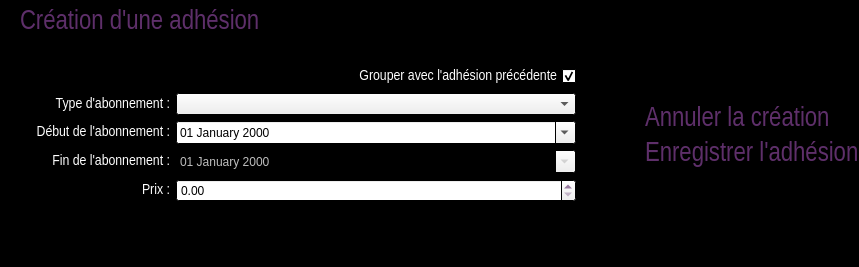
<?xml version="1.0" encoding="UTF-8"?>
<ui version="4.0">
 <class>CreateAdhesionClass</class>
 <widget class="QDialog" name="CreateAdhesionClass">
  <property name="geometry">
   <rect>
    <x>0</x>
    <y>0</y>
    <width>859</width>
    <height>267</height>
   </rect>
  </property>
  <property name="palette">
   <palette>
    <active>
     <colorrole role="WindowText">
      <brush brushstyle="SolidPattern">
       <color alpha="255">
        <red>94</red>
        <green>47</green>
        <blue>106</blue>
       </color>
      </brush>
     </colorrole>
     <colorrole role="Base">
      <brush brushstyle="SolidPattern">
       <color alpha="255">
        <red>255</red>
        <green>255</green>
        <blue>255</blue>
       </color>
      </brush>
     </colorrole>
     <colorrole role="Window">
      <brush brushstyle="SolidPattern">
       <color alpha="255">
        <red>0</red>
        <green>0</green>
        <blue>0</blue>
       </color>
      </brush>
     </colorrole>
    </active>
    <inactive>
     <colorrole role="WindowText">
      <brush brushstyle="SolidPattern">
       <color alpha="255">
        <red>94</red>
        <green>47</green>
        <blue>106</blue>
       </color>
      </brush>
     </colorrole>
     <colorrole role="Base">
      <brush brushstyle="SolidPattern">
       <color alpha="255">
        <red>255</red>
        <green>255</green>
        <blue>255</blue>
       </color>
      </brush>
     </colorrole>
     <colorrole role="Window">
      <brush brushstyle="SolidPattern">
       <color alpha="255">
        <red>0</red>
        <green>0</green>
        <blue>0</blue>
       </color>
      </brush>
     </colorrole>
    </inactive>
    <disabled>
     <colorrole role="WindowText">
      <brush brushstyle="SolidPattern">
       <color alpha="255">
        <red>120</red>
        <green>120</green>
        <blue>120</blue>
       </color>
      </brush>
     </colorrole>
     <colorrole role="Base">
      <brush brushstyle="SolidPattern">
       <color alpha="255">
        <red>0</red>
        <green>0</green>
        <blue>0</blue>
       </color>
      </brush>
     </colorrole>
     <colorrole role="Window">
      <brush brushstyle="SolidPattern">
       <color alpha="255">
        <red>0</red>
        <green>0</green>
        <blue>0</blue>
       </color>
      </brush>
     </colorrole>
    </disabled>
   </palette>
  </property>
  <property name="windowTitle">
   <string>Création d'une adhésion</string>
  </property>
  <property name="windowIcon">
   <iconset resource="pokersphere.qrc">
    <normaloff>:/img/Resources/sphere.ico</normaloff>:/img/Resources/sphere.ico</iconset>
  </property>
  <layout class="QHBoxLayout" name="horizontalLayout">
   <property name="spacing">
    <number>0</number>
   </property>
   <property name="leftMargin">
    <number>0</number>
   </property>
   <property name="topMargin">
    <number>0</number>
   </property>
   <property name="rightMargin">
    <number>0</number>
   </property>
   <item>
    <layout class="QVBoxLayout" name="verticalLayout_5">
     <property name="leftMargin">
      <number>20</number>
     </property>
     <property name="topMargin">
      <number>9</number>
     </property>
     <property name="rightMargin">
      <number>9</number>
     </property>
     <item>
      <widget class="QLabel" name="creationAdhesionLabel">
       <property name="font">
        <font>
         <family>Arial Narrow</family>
         <pointsize>20</pointsize>
        </font>
       </property>
       <property name="text">
        <string>Création d'une adhésion</string>
       </property>
      </widget>
     </item>
     <item>
      <layout class="QHBoxLayout" name="horizontalLayout_2">
       <property name="topMargin">
        <number>25</number>
       </property>
       <item>
        <widget class="QCheckBox" name="grouperAdhesionCheckBox">
         <property name="palette">
          <palette>
           <active>
            <colorrole role="WindowText">
             <brush brushstyle="SolidPattern">
              <color alpha="255">
               <red>255</red>
               <green>255</green>
               <blue>255</blue>
              </color>
             </brush>
            </colorrole>
           </active>
           <inactive>
            <colorrole role="WindowText">
             <brush brushstyle="SolidPattern">
              <color alpha="255">
               <red>255</red>
               <green>255</green>
               <blue>255</blue>
              </color>
             </brush>
            </colorrole>
           </inactive>
           <disabled>
            <colorrole role="WindowText">
             <brush brushstyle="SolidPattern">
              <color alpha="255">
               <red>120</red>
               <green>120</green>
               <blue>120</blue>
              </color>
             </brush>
            </colorrole>
           </disabled>
          </palette>
         </property>
         <property name="font">
          <font>
           <family>Arial Narrow</family>
           <pointsize>11</pointsize>
          </font>
         </property>
         <property name="layoutDirection">
          <enum>Qt::RightToLeft</enum>
         </property>
         <property name="text">
          <string>Grouper avec l'adhésion précédente</string>
         </property>
         <property name="checked">
          <bool>true</bool>
         </property>
        </widget>
       </item>
      </layout>
     </item>
     <item>
      <layout class="QHBoxLayout" name="horizontalLayout_3">
       <item>
        <widget class="QLabel" name="typeAbonnementLabel">
         <property name="minimumSize">
          <size>
           <width>150</width>
           <height>20</height>
          </size>
         </property>
         <property name="maximumSize">
          <size>
           <width>150</width>
           <height>20</height>
          </size>
         </property>
         <property name="palette">
          <palette>
           <active>
            <colorrole role="WindowText">
             <brush brushstyle="SolidPattern">
              <color alpha="255">
               <red>255</red>
               <green>255</green>
               <blue>255</blue>
              </color>
             </brush>
            </colorrole>
           </active>
           <inactive>
            <colorrole role="WindowText">
             <brush brushstyle="SolidPattern">
              <color alpha="255">
               <red>255</red>
               <green>255</green>
               <blue>255</blue>
              </color>
             </brush>
            </colorrole>
           </inactive>
           <disabled>
            <colorrole role="WindowText">
             <brush brushstyle="SolidPattern">
              <color alpha="255">
               <red>120</red>
               <green>120</green>
               <blue>120</blue>
              </color>
             </brush>
            </colorrole>
           </disabled>
          </palette>
         </property>
         <property name="font">
          <font>
           <family>Arial Narrow</family>
           <pointsize>11</pointsize>
          </font>
         </property>
         <property name="text">
          <string>Type d'abonnement :</string>
         </property>
         <property name="alignment">
          <set>Qt::AlignRight|Qt::AlignTrailing|Qt::AlignVCenter</set>
         </property>
        </widget>
       </item>
       <item>
        <widget class="QComboBox" name="typeAbonnementComboBox">
         <property name="minimumSize">
          <size>
           <width>400</width>
           <height>22</height>
          </size>
         </property>
        </widget>
       </item>
      </layout>
     </item>
     <item>
      <layout class="QHBoxLayout" name="horizontalLayout_5">
       <item>
        <widget class="QLabel" name="debutAbonnementLabel">
         <property name="minimumSize">
          <size>
           <width>150</width>
           <height>20</height>
          </size>
         </property>
         <property name="maximumSize">
          <size>
           <width>150</width>
           <height>20</height>
          </size>
         </property>
         <property name="palette">
          <palette>
           <active>
            <colorrole role="WindowText">
             <brush brushstyle="SolidPattern">
              <color alpha="255">
               <red>255</red>
               <green>255</green>
               <blue>255</blue>
              </color>
             </brush>
            </colorrole>
           </active>
           <inactive>
            <colorrole role="WindowText">
             <brush brushstyle="SolidPattern">
              <color alpha="255">
               <red>255</red>
               <green>255</green>
               <blue>255</blue>
              </color>
             </brush>
            </colorrole>
           </inactive>
           <disabled>
            <colorrole role="WindowText">
             <brush brushstyle="SolidPattern">
              <color alpha="255">
               <red>120</red>
               <green>120</green>
               <blue>120</blue>
              </color>
             </brush>
            </colorrole>
           </disabled>
          </palette>
         </property>
         <property name="font">
          <font>
           <family>Arial Narrow</family>
           <pointsize>11</pointsize>
          </font>
         </property>
         <property name="text">
          <string>Début de l'abonnement :</string>
         </property>
         <property name="alignment">
          <set>Qt::AlignRight|Qt::AlignTrailing|Qt::AlignVCenter</set>
         </property>
        </widget>
       </item>
       <item>
        <widget class="QDateEdit" name="debutAbonnementDateEdit">
         <property name="displayFormat">
          <string>dd MMMM yyyy</string>
         </property>
         <property name="calendarPopup">
          <bool>true</bool>
         </property>
        </widget>
       </item>
      </layout>
     </item>
     <item>
      <layout class="QHBoxLayout" name="horizontalLayout_13">
       <item>
        <widget class="QLabel" name="finAbonnementLabel">
         <property name="minimumSize">
          <size>
           <width>150</width>
           <height>20</height>
          </size>
         </property>
         <property name="maximumSize">
          <size>
           <width>150</width>
           <height>20</height>
          </size>
         </property>
         <property name="palette">
          <palette>
           <active>
            <colorrole role="WindowText">
             <brush brushstyle="SolidPattern">
              <color alpha="255">
               <red>255</red>
               <green>255</green>
               <blue>255</blue>
              </color>
             </brush>
            </colorrole>
           </active>
           <inactive>
            <colorrole role="WindowText">
             <brush brushstyle="SolidPattern">
              <color alpha="255">
               <red>255</red>
               <green>255</green>
               <blue>255</blue>
              </color>
             </brush>
            </colorrole>
           </inactive>
           <disabled>
            <colorrole role="WindowText">
             <brush brushstyle="SolidPattern">
              <color alpha="255">
               <red>120</red>
               <green>120</green>
               <blue>120</blue>
              </color>
             </brush>
            </colorrole>
           </disabled>
          </palette>
         </property>
         <property name="font">
          <font>
           <family>Arial Narrow</family>
           <pointsize>11</pointsize>
          </font>
         </property>
         <property name="text">
          <string>Fin de l'abonnement :</string>
         </property>
         <property name="alignment">
          <set>Qt::AlignRight|Qt::AlignTrailing|Qt::AlignVCenter</set>
         </property>
        </widget>
       </item>
       <item>
        <widget class="QDateEdit" name="finAbonnementDateEdit">
         <property name="enabled">
          <bool>false</bool>
         </property>
         <property name="minimumSize">
          <size>
           <width>200</width>
           <height>22</height>
          </size>
         </property>
         <property name="displayFormat">
          <string>dd MMMM yyyy</string>
         </property>
         <property name="calendarPopup">
          <bool>true</bool>
         </property>
        </widget>
       </item>
      </layout>
     </item>
     <item>
      <layout class="QHBoxLayout" name="horizontalLayout_4">
       <item>
        <widget class="QLabel" name="prixLabel">
         <property name="minimumSize">
          <size>
           <width>150</width>
           <height>20</height>
          </size>
         </property>
         <property name="maximumSize">
          <size>
           <width>150</width>
           <height>20</height>
          </size>
         </property>
         <property name="palette">
          <palette>
           <active>
            <colorrole role="WindowText">
             <brush brushstyle="SolidPattern">
              <color alpha="255">
               <red>255</red>
               <green>255</green>
               <blue>255</blue>
              </color>
             </brush>
            </colorrole>
           </active>
           <inactive>
            <colorrole role="WindowText">
             <brush brushstyle="SolidPattern">
              <color alpha="255">
               <red>255</red>
               <green>255</green>
               <blue>255</blue>
              </color>
             </brush>
            </colorrole>
           </inactive>
           <disabled>
            <colorrole role="WindowText">
             <brush brushstyle="SolidPattern">
              <color alpha="255">
               <red>120</red>
               <green>120</green>
               <blue>120</blue>
              </color>
             </brush>
            </colorrole>
           </disabled>
          </palette>
         </property>
         <property name="font">
          <font>
           <family>Arial Narrow</family>
           <pointsize>11</pointsize>
          </font>
         </property>
         <property name="text">
          <string>Prix :</string>
         </property>
         <property name="alignment">
          <set>Qt::AlignRight|Qt::AlignTrailing|Qt::AlignVCenter</set>
         </property>
        </widget>
       </item>
       <item>
        <widget class="QDoubleSpinBox" name="prixDoubleSpinBox">
         <property name="minimumSize">
          <size>
           <width>200</width>
           <height>22</height>
          </size>
         </property>
         <property name="maximum">
          <double>999.990000000000009</double>
         </property>
        </widget>
       </item>
      </layout>
     </item>
     <item>
      <spacer name="verticalSpacer_3">
       <property name="orientation">
        <enum>Qt::Vertical</enum>
       </property>
       <property name="sizeHint" stdset="0">
        <size>
         <width>20</width>
         <height>40</height>
        </size>
       </property>
      </spacer>
     </item>
    </layout>
   </item>
   <item>
    <spacer name="horizontalSpacer">
     <property name="orientation">
      <enum>Qt::Horizontal</enum>
     </property>
     <property name="sizeHint" stdset="0">
      <size>
       <width>40</width>
       <height>20</height>
      </size>
     </property>
    </spacer>
   </item>
   <item>
    <layout class="QVBoxLayout" name="verticalLayout_2">
     <property name="leftMargin">
      <number>9</number>
     </property>
     <item>
      <widget class="QLabel" name="logoLabel">
       <property name="maximumSize">
        <size>
         <width>256</width>
         <height>150</height>
        </size>
       </property>
       <property name="text">
        <string/>
       </property>
       <property name="pixmap">
        <pixmap resource="pokersphere.qrc">:/img/Resources/pokerSphere.gif</pixmap>
       </property>
       <property name="scaledContents">
        <bool>true</bool>
       </property>
       <property name="alignment">
        <set>Qt::AlignCenter</set>
       </property>
      </widget>
     </item>
     <item>
      <layout class="QVBoxLayout" name="verticalLayout_6">
       <property name="leftMargin">
        <number>9</number>
       </property>
       <item>
        <spacer name="verticalSpacer">
         <property name="orientation">
          <enum>Qt::Vertical</enum>
         </property>
         <property name="sizeHint" stdset="0">
          <size>
           <width>20</width>
           <height>40</height>
          </size>
         </property>
        </spacer>
       </item>
       <item>
        <widget class="QLabel" name="annulerCreationLabel">
         <property name="maximumSize">
          <size>
           <width>390</width>
           <height>16777215</height>
          </size>
         </property>
         <property name="font">
          <font>
           <family>Arial Narrow</family>
           <pointsize>20</pointsize>
          </font>
         </property>
         <property name="text">
          <string>&lt;a href=&quot;a&quot; style=&quot;text-decoration:none;&quot;&gt;&lt;font color=&quot;#5E2F6A&quot;&gt;Annuler la création&lt;/font&gt;&lt;/a&gt;</string>
         </property>
        </widget>
       </item>
       <item>
        <widget class="QLabel" name="enregistrerAdhesionLabel">
         <property name="font">
          <font>
           <family>Arial Narrow</family>
           <pointsize>20</pointsize>
          </font>
         </property>
         <property name="text">
          <string>&lt;a href=&quot;a&quot; style=&quot;text-decoration:none;&quot;&gt;&lt;font color=&quot;#5E2F6A&quot;&gt;Enregistrer l'adhésion&lt;/font&gt;&lt;/a&gt;</string>
         </property>
        </widget>
       </item>
       <item>
        <spacer name="verticalSpacer_2">
         <property name="orientation">
          <enum>Qt::Vertical</enum>
         </property>
         <property name="sizeHint" stdset="0">
          <size>
           <width>20</width>
           <height>40</height>
          </size>
         </property>
        </spacer>
       </item>
      </layout>
     </item>
    </layout>
   </item>
  </layout>
 </widget>
 <layoutdefault spacing="6" margin="11"/>
 <resources>
  <include location="pokersphere.qrc"/>
 </resources>
 <connections/>
</ui>
